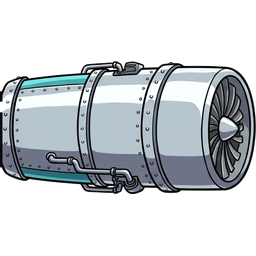
#> input picture klapperkiste/assets/teile/raketenmotor/oben.png, 256 x 256 px, given in place of raketenmotor_original.jpg, which was not available
$ python raketenmotor_ohne_duese.py
#> lines starting #> are read from the running program, lines starting #| are printed output that depends on the picture
"""Einmalige Bearbeitung: Raketen-Triebwerk ohne Düsentrichter, gespiegelt.

Der Trichter mit der Flamme rechts wirkt verdreht. Er wird hinter dem letzten
Blechring abgeschnitten, die Schnittkante bekommt eine schwarze Kontur, danach
wird das ganze Blatt gespiegelt: Lufteinlass vorne (rechts), offenes Ende hinten.
Danach: python klapperkiste/tools/teilwerk.py blatt …/raketenmotor_blatt.png raketenmotor motor

Aufruf:
  python klapperkiste/tools/einmalig/raketenmotor_ohne_duese.py
"""

from __future__ import annotations

import os
import sys

from PIL import Image, ImageDraw

sys.path.insert(0, os.path.join(os.path.dirname(__file__), ".."))
import teilwerk  # noqa: E402

ROH = os.path.join(teilwerk.TEILE_DIR, "raketenmotor", "roh")
SCHNITT_X = 926  # direkt hinter dem letzten Blechring, vor dem Kupferring der Düse


def main() -> int:
    bild = Image.open(os.path.join(ROH, "raketenmotor_original.jpg")).convert("RGB")
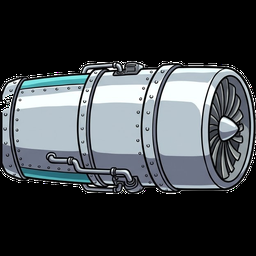
#> bild: PIL image 256x256 RGB; mean R, G, B 63.8, 68.7, 72.1
    d = ImageDraw.Draw(bild)
#> (the run stopped early here; a loop or call above may not have finished)

$ run again, on klapperkiste/assets/teile/badewanne-roh/badewanne_blatt_original.jpg
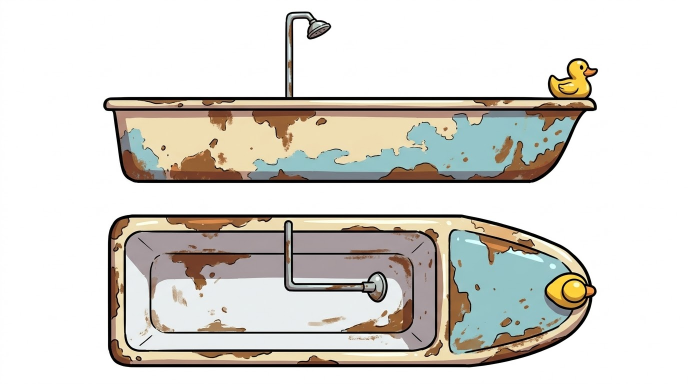
#> input picture klapperkiste/assets/teile/badewanne-roh/badewanne_blatt_original.jpg, 1376 x 768 px, given in place of raketenmotor_original.jpg, which was not available (shown at 1/2 size)
#> in main, bild is the input picture: PIL image 1376x768 RGB; mean R, G, B 216.5, 214, 208
#> in main, `bild = bild.transpose(Image.FLIP_LEFT_RIGHT)`:
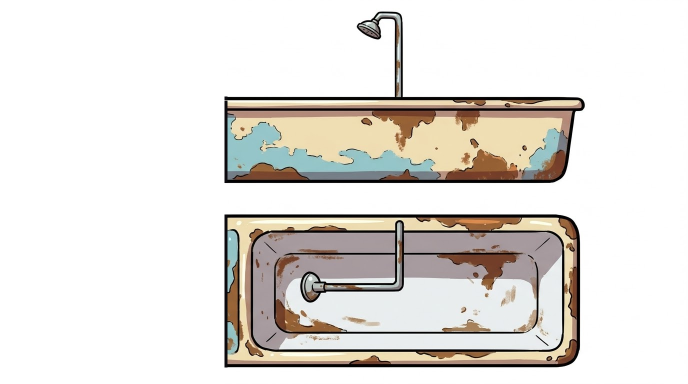
#> bild: PIL image 1376x768 RGB (shown at 1/2 size); mean R, G, B 227.1, 223.9, 219.6
